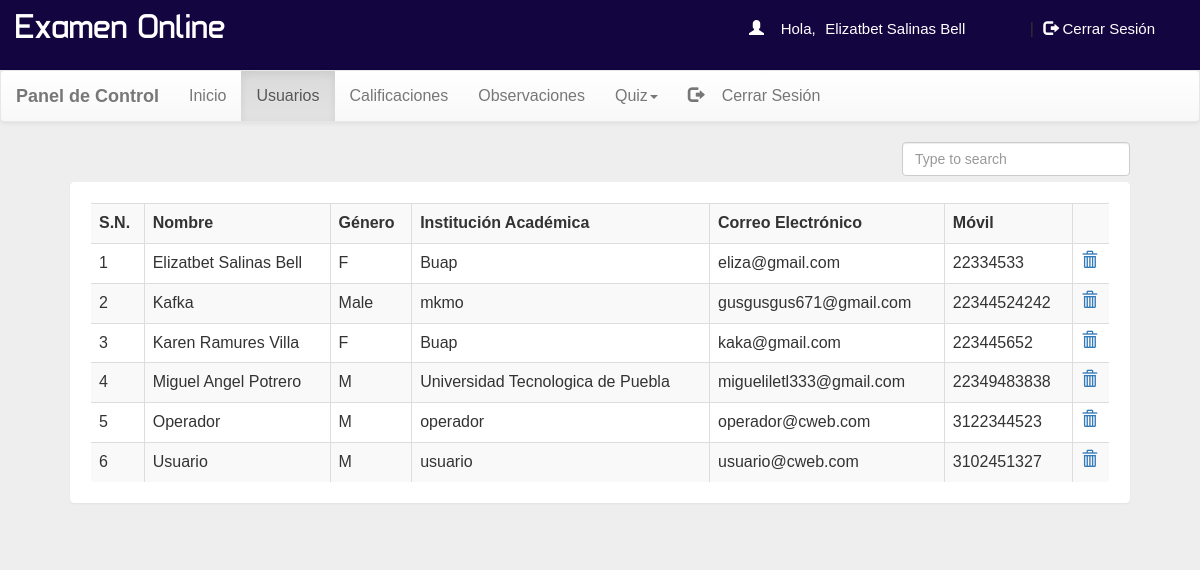
Page /dash.php?q=1 (signed in) on the committed database.
### tables this page shows
CREATE TABLE `user` (
  `name` varchar(50) NOT NULL,
  `gender` varchar(5) NOT NULL,
  `college` varchar(100) NOT NULL,
  `email` varchar(50) NOT NULL,
  `mob` bigint(20) NOT NULL,
  `password` varchar(50) NOT NULL
);

### dash.php (the view, shortened to what this page needs)
<!DOCTYPE html PUBLIC "-//W3C//DTD XHTML 1.0 Transitional//EN" "http://www.w3.org/TR/xhtml1/DTD/xhtml1-transitional.dtd">
<html xmlns="http://www.w3.org/1999/xhtml">
<head>
    <link rel="stylesheet" href="css/bootstrap.min.css" />
    <link rel="stylesheet" href="css/bootstrap-theme.min.css" />
    <link rel="stylesheet" href="css/main.css">
    <link rel="stylesheet" href="css/font.css">
</head>
<body style="background:#eee;">
    <div class="header">
        <div class="row">
            <div class="col-lg-6">
                <span class="logo">Examen Online</span>
            </div>
            <?php
            include_once 'dbConnection.php';
            if (!(isset($_SESSION['email']))) {
                header("location:index.php");
            } else {
                $name = $_SESSION['name'];;
                echo '<span class="pull-right top title1" ><span class="log1"><span class="glyphicon glyphicon-user" aria-hidden="true"></span>&nbsp;&nbsp;&nbsp;&nbsp;Hola,</span> <a href="account.php" class="log log1">' . $name . '</a>&nbsp;|&nbsp;<a href="logout.php?q=account.php" class="log"><span class="glyphicon glyphicon-log-out" aria-hidden="true"></span>&nbsp;Cerrar Sesión</button></a></span>';
            } ?>
        </div>
    </div>
    <nav class="navbar navbar-default title1">
        <div class="container-fluid">
            <div class="navbar-header">
                <a class="navbar-brand" href="dash.php?q=0"><b>Panel de Control</b></a>
            </div>
            <div class="collapse navbar-collapse" id="bs-example-navbar-collapse-1">
                <ul class="nav navbar-nav">
                    <li <?php if (@$_GET['q'] == 0) echo 'class="active"'; ?>><a href="dash.php?q=0">Inicio<span class="sr-only">(current)</span></a></li>
                    <li <?php if (@$_GET['q'] == 1) echo 'class="active"'; ?>><a href="dash.php?q=1">Usuarios</a></li>
                    <li <?php if (@$_GET['q'] == 2) echo 'class="active"'; ?>><a href="dash.php?q=2">Calificaciones</a></li>
                    <li <?php if (@$_GET['q'] == 3) echo 'class="active"'; ?>><a href="dash.php?q=3">Observaciones</a></li>
                    <li class="dropdown <?php if (@$_GET['q'] == 4 || @$_GET['q'] == 5) echo 'active"'; ?>">
                        <a href="#" class="dropdown-toggle" data-toggle="dropdown" role="button" aria-haspopup="true" aria-expanded="false">Quiz<span class="caret"></span></a>
                    </li>
                    <li class="pull-right"> <a href="logout.php?q=account.php"><span class="glyphicon glyphicon-log-out" aria-hidden="true"></span>&nbsp;&nbsp;&nbsp;&nbsp;Cerrar Sesión</a></li>
                </ul>
            </div>
        </div>
    </nav>
    <div class="container">
        <div class="row">
            <div class="col-md-12">
                <input type="text" class="form-control pull-right" style="position:relative; width: 20%; left: -40px;" id="search" placeholder="Type to search">
                <?php if (@$_GET['q'] == 1) {
                    $result = mysqli_query($con, "SELECT * FROM user") or die('Error');
                    echo  '<div class="panel"><div class="table-responsive"><table id="mytable" class="table table-striped  table-bordered title1">
<tr><td><b>S.N.</b></td><td><b>Nombre</b></td><td><b>Género</b></td><td><b>Institución Académica</b></td><td><b>Correo Electrónico</b></td><td><b>Móvil</b></td><td></td></tr>';
                    $c = 1;
                    while ($row = mysqli_fetch_array($result)) {
                        $name = $row['name'];
                        $mob = $row['mob'];
                        $gender = $row['gender'];
                        $email = $row['email'];
                        $college = $row['college'];
                        echo '<tr><td>' . $c++ . '</td><td>' . $name . '</td><td>' . $gender . '</td><td>' . $college . '</td><td>' . $email . '</td><td>' . $mob . '</td>
	<td><a title="Delete User" href="update.php?demail=' . $email . '"><b><span class="glyphicon glyphicon-trash" aria-hidden="true"></span></b></a></td></tr>';
                    }
                    echo '</table></div></div>';
                } ?>
            </div>
        </div>
    </div>
</body>
</html>

### css/main.css (style rules this page uses)
body { overflow-x: hidden; width: 100%; font: 15px "Century Gothic", "Times Roman", sans-serif; background: #eee; min-height: 550px; background-attachment: fixed; }
.panel { border-color: #ffffff; margin: 40px; padding: 20px; font: 15px "Century Gothic", "Times Roman", sans-serif; background-color: hsl(0, 0%, 100%); left: -50%; top: -10px; }
.header { background: #130540; height: 70px; }
.logo { font-family: "typo"; font-size: 35px; color: #ffffff; margin: 15px; }
.title1 { font: 16px "Century Gothic", "Times Roman", sans-serif; }
.top { margin-top: 20px; }
.log1 { font: 15px "Ubuntu", sans-serif; color: rgb(255, 255, 255); margin-left: 10px; }
.log { margin: 10px; margin-right: 60px; margin-left: 5px; color: rgb(255, 255, 255); text-decoration: none; font-size: 20px; font-size: 15px; }

### rows in the picture
user: name "Elizatbet Salinas Bell", gender "F", college "Buap", email "eliza@gmail.com", mob "22334533"
user: name "Kafka", gender "Male", college "mkmo", email "gusgusgus671@gmail.com", mob "22344524242"
user: name "Karen Ramures Villa", gender "F", college "Buap", email "kaka@gmail.com", mob "223445652"
user: name "Miguel Angel Potrero", gender "M", college "Universidad Tecnologica de Puebla", email "migueliletl333@gmail.com", mob "22349483838"
user: name "Operador", gender "M", college "operador", email "operador@cweb.com", mob "3122344523"
user: name "Usuario", gender "M", college "usuario", email "usuario@cweb.com", mob "3102451327"

### other values in the picture
$name "Elizatbet Salinas Bell"
